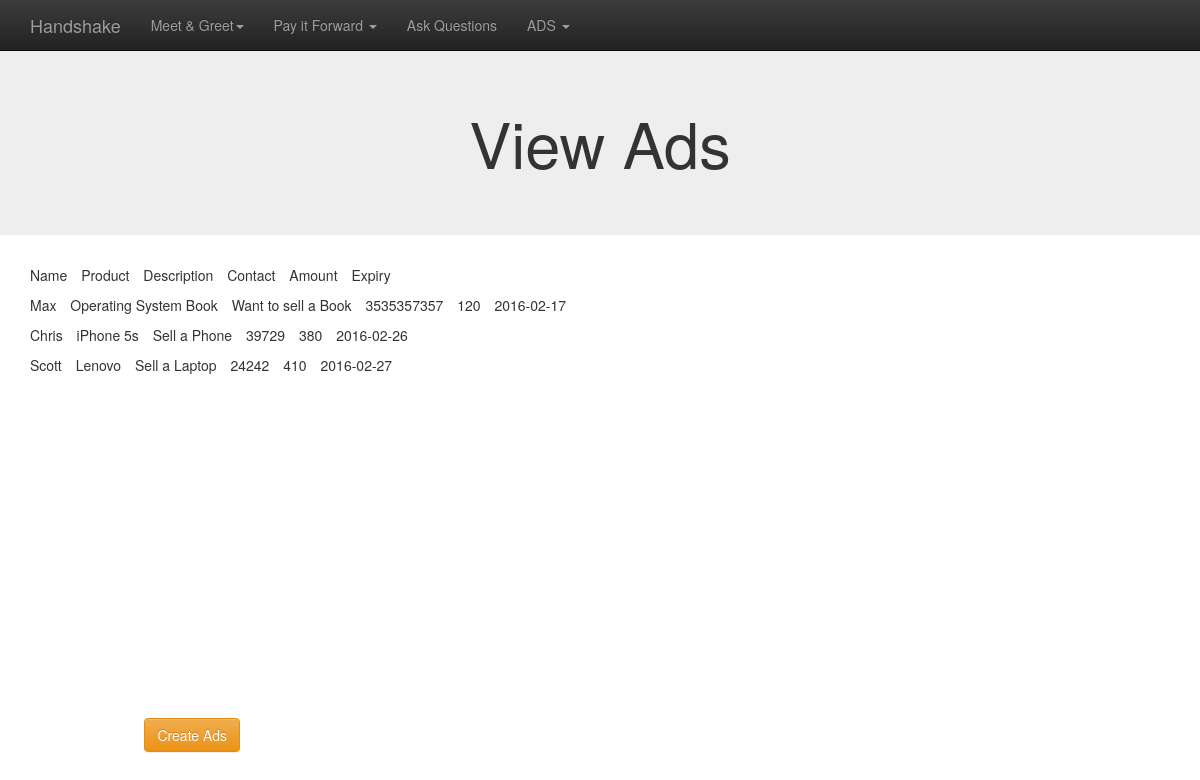
The page /CreateAds/view_ads.php on the database its author committed.
### tables this page shows
CREATE TABLE `ads` (
  `Name` varchar(15) NOT NULL,
  `Product` varchar(50) NOT NULL,
  `Description` text NOT NULL,
  `picture` tinyint(1) DEFAULT NULL,
  `Contact` varchar(45) NOT NULL,
  `Amount` varchar(45) NOT NULL,
  `Expiry` varchar(45) NOT NULL
);

### CreateAds/view_ads.php (the view, shortened to what this page needs)
<?php
include("../include/db.php");
    $query = "SELECT * FROM ads";
    $result = mysqli_query($conn, $query);
?>
<!DOCTYPE html>
<html lang="en">
<head>
	<?php include("../include/header.php"); ?>
</head>
<body data-spy="scroll" data-target="#my-navbar">
   <?php include("../include/nav.php"); ?>
  	<div class="jumbotron">
  		<div class="container text-center">
  			<h1>View Ads </h1>
  		</div>
  	</div>
  <div class="container">
<ul class="list-inline">
	<li>Name</li>
          <li>Product</li>
          <li>Description</li>
          <li>Contact</li>
          <li>Amount</li>
          <li>Expiry</li>
          </ul>
     <?php while($row = mysqli_fetch_array($result)){?>
     	<ul class="list-inline">
          <li><?php echo $row['Name']; ?></li>
          <li><?php echo $row['Product']; ?></li>
          <li><?php echo $row['Description']; ?></li>
          <li><?php echo $row['Contact']; ?></li>
          <li><?php echo $row['Amount']; ?></li>
          <li><?php echo $row['Expiry']; ?></li>
         </ul>
 <?php } ?>
    <footer>
<a href="createads.php" class="button1 btn btn-warning navbar-btn navbar-left">Create Ads</a>
    </footer>
</body>
</html>

### css/custom.css (style rules this page uses)
.jumbotron { font-size:70px; }

### CreateAds/view_ads.php (style rules this page uses)
body { padding-top: 40px; }
.button1 { position:absolute; bottom: 5%; right:80%; }

### rows shown on the page
ads: Name "Max", Product "Operating System Book", Description "Want to sell a Book", Contact "3535357357", Amount "120", Expiry "2016-02-17"
ads: Name "Chris", Product "iPhone 5s", Description "Sell a Phone", Contact "39729", Amount "380", Expiry "2016-02-26"
ads: Name "Scott", Product "Lenovo", Description "Sell a Laptop", Contact "24242", Amount "410", Expiry "2016-02-27"
